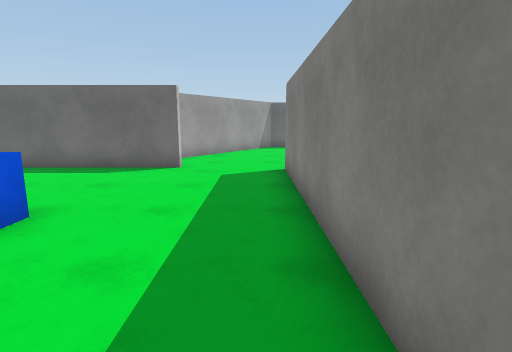
[1] (above)

24 first-person views from a walk through a scene from a Unity 3-D project. The camera is 1.4 m above the floor, tilts 10° down and sees 80° across. The floor is counted in squares, 1 m on a side. Each view is taken from the middle of a square. On the plan, view 1 faces up. The plan holds only what a view shows up to about 14 squares ahead; the rest is blank. The place goes on beyond the plan. The player is left out. Surface patterns are stand-ins for the level's own textures.

[2]
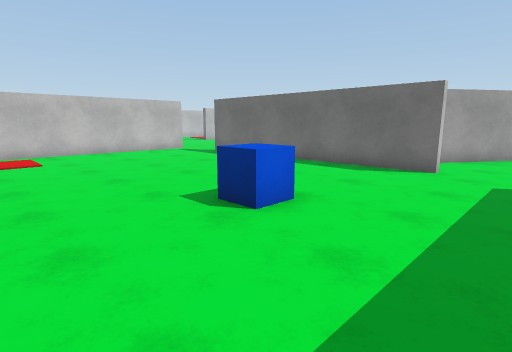

[3]
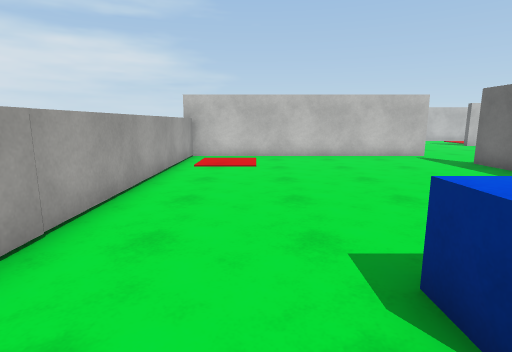

[4]
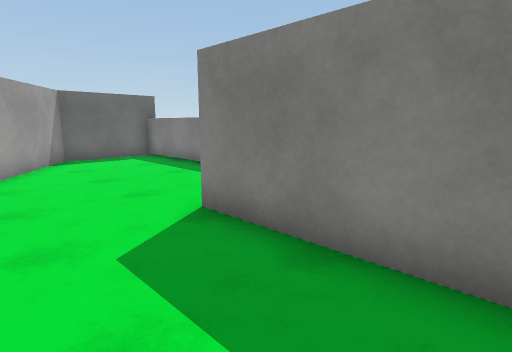

[5]
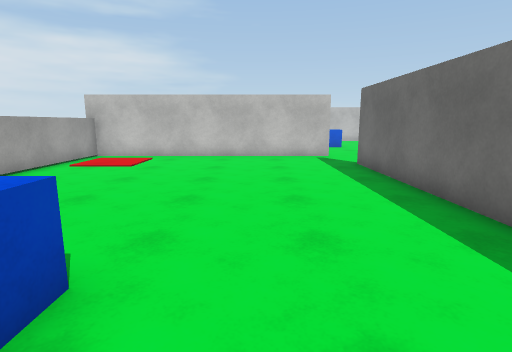

[6]
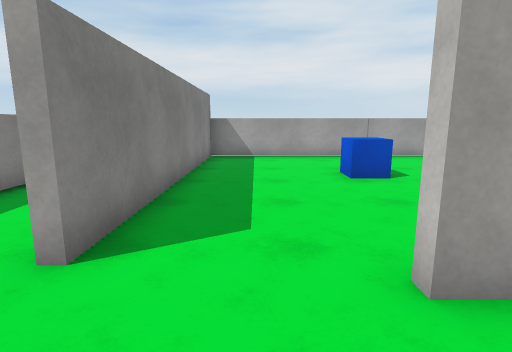

[7]
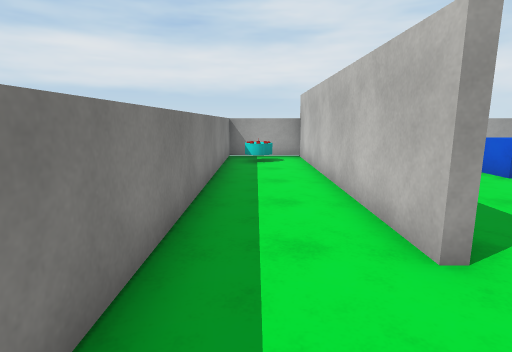

[8]
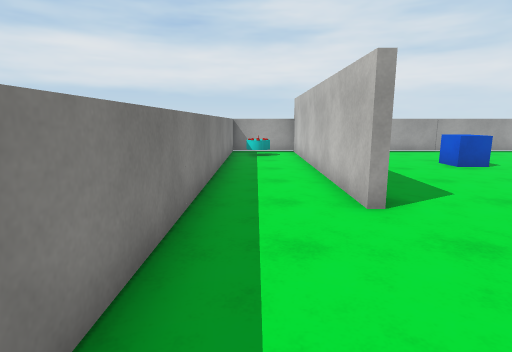

[9]
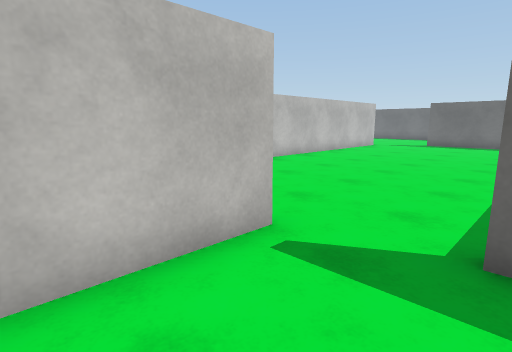

[10]
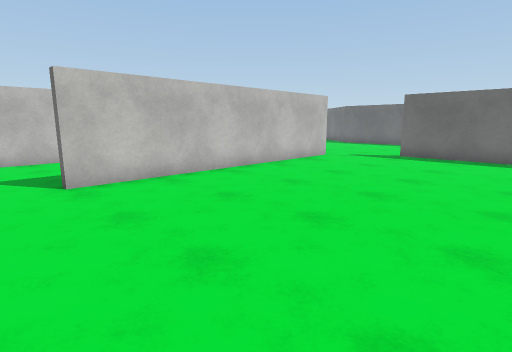

[11]
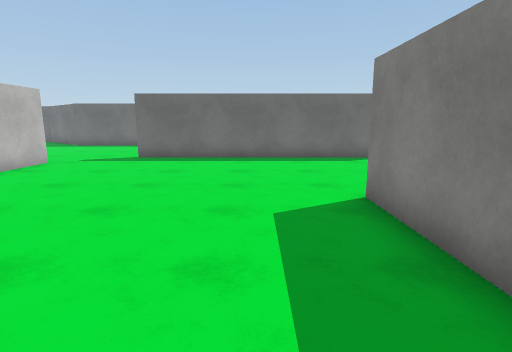

[12]
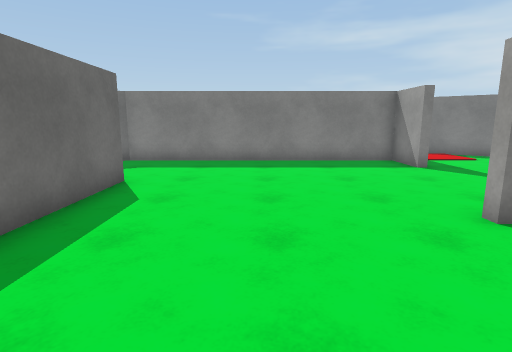

[13]
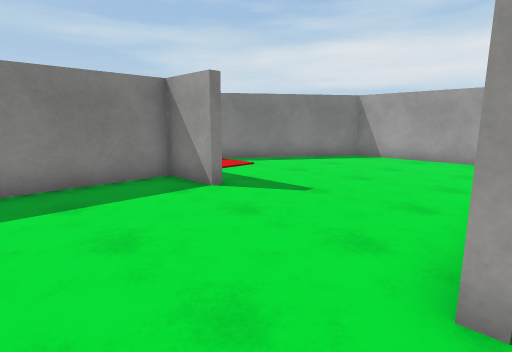

[14]
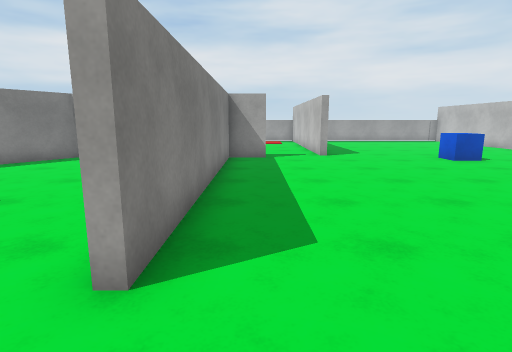

[15]
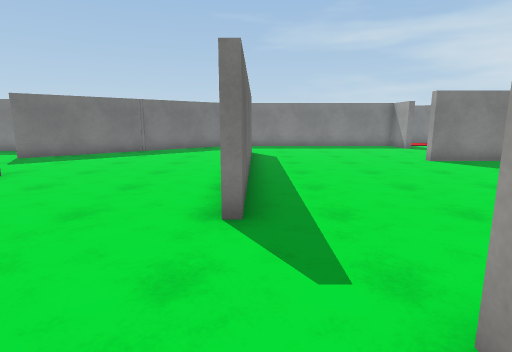

[16]
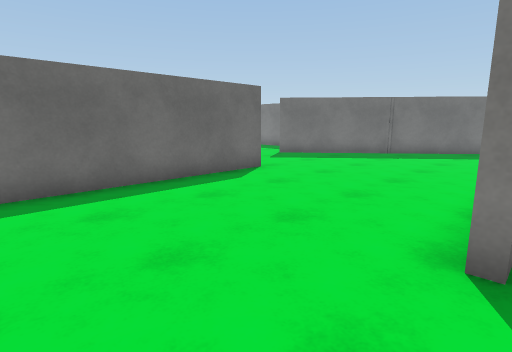

[17]
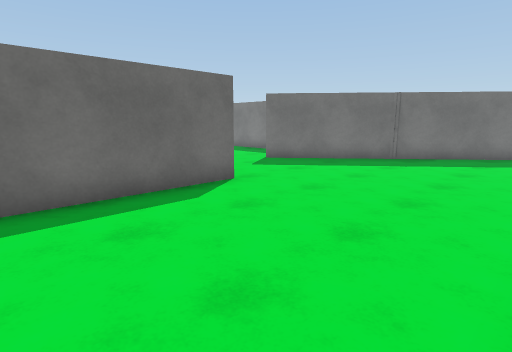

[18]
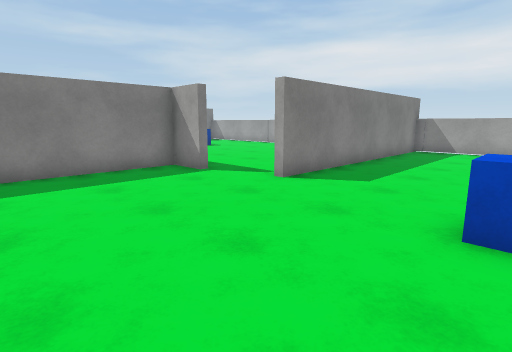

[19]
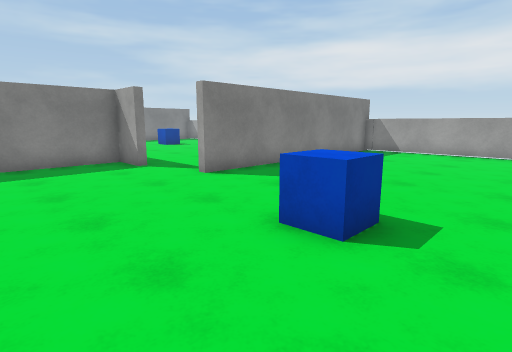

[20]
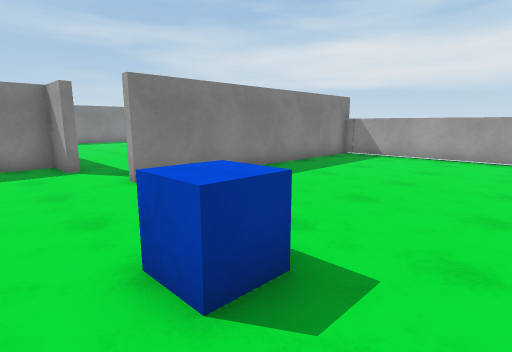

[21]
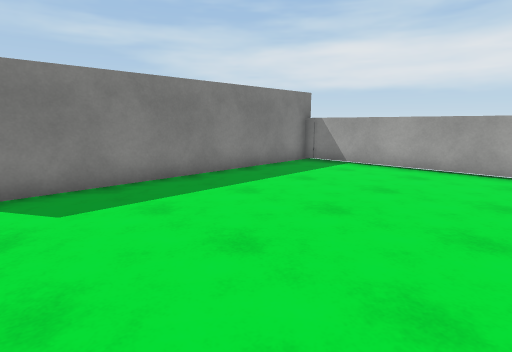

[22]
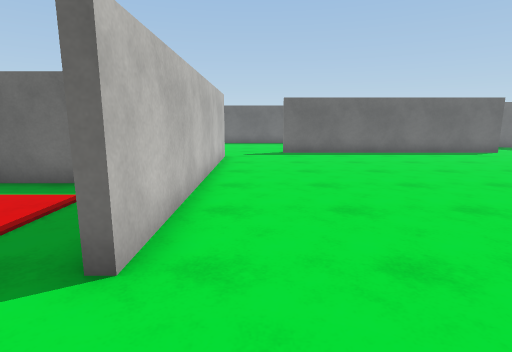

[23]
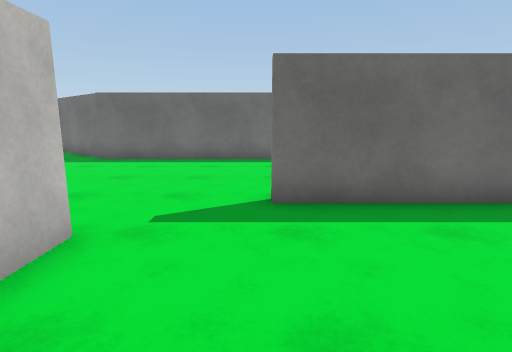

[24]
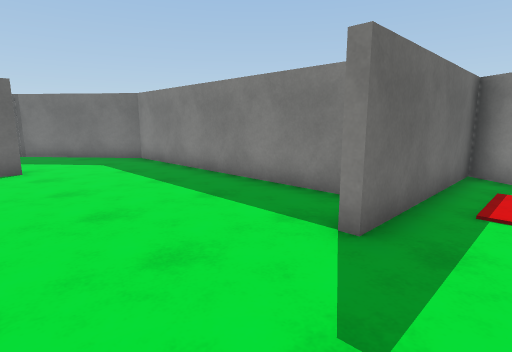

### Floor plan
Points are (right, up) in squares from view 1. A wall is a line through its corners. A room is listed if a view was taken in it or the views show most of it. See-through windows are left out.
Room 1 (views 1, 2, 3, 4, 5, 6, 7, 8, 9)
walls: (-3.1, 9.8) (-2.4, 9.8) (-2.4, 9.5) (-12.4, 9.5); (1.2, 9.2) (1.2, -0.6) (4.1, -0.6) (4.1, 17.6); (-14.7, 9.2) (-14.7, -1); (-14.8, -0.6) (0.9, -0.6) (0.9, 9.2); (4.5, 17.6) (0.9, 17.6) (-2.9, 12)
ways out: opening at (-13.5, 10) to room 2
objects: blue cube (-4, 4); cake (3, 1)
Room 2 (views 10, 11, 12, 13, 14, 15, 16, 17, 18, 19, 20, 21, 22, 23, 24)
walls: (-5.6, 17.9) (-3.7, 17.9) (-3.7, 27.7) (-9.5, 34.6); (-20.3, 24.8) (-20.3, 14.5); (-7.6, 26.2) (-17.8, 26.2); (-12.4, 9.5) (-12.4, 9.8) (-10.9, 9.8) (-10.9, 19.6) (-10.5, 19.6); (-9.1, 9.8) (-4.8, 9.8) (-1.2, 15.2); (-13.9, 32.8) (-22.5, 32.8); (-0.2, 16.6) (0.5, 17.6) (-5.6, 17.6); (-15, -1) (-15, 9.2) (-14.7, 9.2); (-21.2, -0.6) (-15, -0.6)
ways out: opening at (-13.5, 10) to room 1
objects: blue cube (-20, 10) to (-20, 11)

Where each view was taken, in squares from view 1:
view 1: 0 up, 0 right, facing up
view 2: 0 up, 0 right, facing up-left
view 3: 2 up, 2 left, facing left
view 4: 5 up, 2 left, facing up-right
view 5: 6 up, 2 left, facing left
view 6: 12 up, 1 left, facing down
view 7: 12 up, 3 right, facing down
view 8: 14 up, 3 right, facing down
view 9: 6 up, 12 left, facing up-left
view 10: 13 up, 13 left, facing up-left
view 11: 14 up, 13 left, facing up
view 12: 23 up, 15 left, facing right
view 13: 22 up, 11 left, facing down-right
view 14: 22 up, 12 left, facing down
view 15: 26 up, 22 left, facing right
view 16: 26 up, 21 left, facing up-right
view 17: 27 up, 19 left, facing up-right
view 18: 15 up, 20 left, facing down-right
view 19: 14 up, 22 left, facing down-right
view 20: 12 up, 22 left, facing down-right
view 21: 9 up, 22 left, facing down-right
view 22: 12 up, 19 left, facing up
view 23: 21 up, 18 left, facing up
view 24: 16 up, 9 left, facing up-right
